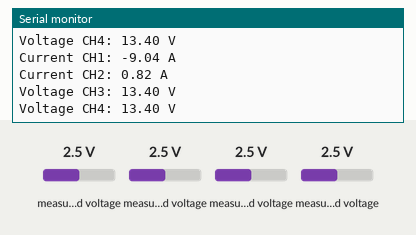
A sketch run on a simulated Arduino Uno, built for the host (arithmetic inside an expression is 32-bit, double 64-bit). On the bench: the last lines printed to the serial monitor. Wiring (inferred from the names in the program): ADS1115 converter at I2C address 0x48. The inputs (shaded band) are chosen by the test bench; at power-on: measured voltage 2.5 V.

Above: at 1.8 s.
1.9 s: measured voltage (sensor 200) set to 0.1 V
3.4 s: measured voltage (sensor 201) set to 0.1 V
At 4.7 s:
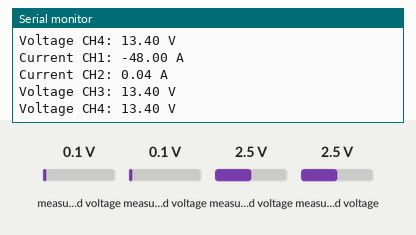
4.9 s: measured voltage (sensor 202) set to 0.1 V
At 5.7 s:
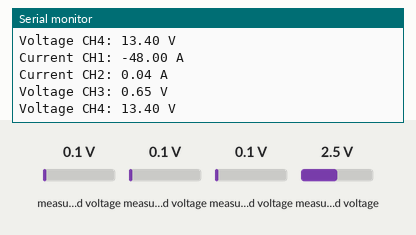
6.4 s: measured voltage (sensor 203) set to 0.1 V
At 7.8 s:
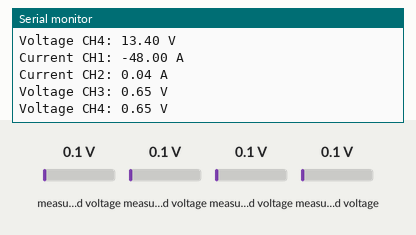
7.9 s: measured voltage (sensor 200) set to 1.2 V
9.4 s: measured voltage (sensor 201) set to 1.2 V
At 10.2 s:
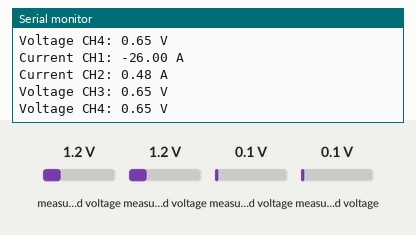
Timing chart, 0 to 11.9 s (numbered marks = the images above; inputs shaded):
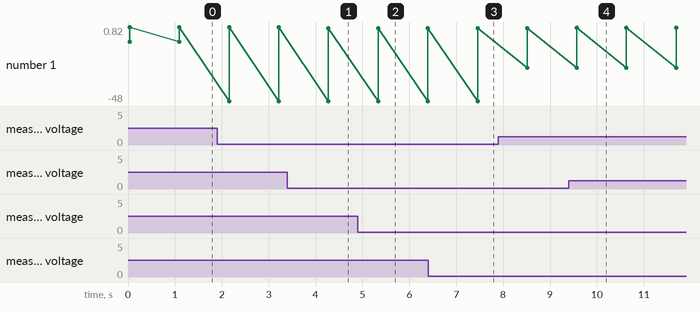

Measured:
- after the input at 3.4 s, the serial monitor: prints a new line after 0.87 s (image 1)
- after the input at 4.9 s, the serial monitor: prints a new line after 0.44 s (image 2)
- after the input at 6.4 s, the serial monitor: prints a new line after 1.1 s (image 3)
- after the input at 9.4 s, the serial monitor: prints a new line after 0.17 s (image 4)
- plotted number 1: 0.82 → 0.04 after the input at 3.4 s, 0.04 → 0.48 after the input at 9.4 s

The sketch:

ReadingADS1115.ino
```cpp
#include "ADS1115.h"

// Create an instance of the ADS1115 class
ADS1115 ads;

void setup() {
    Serial.begin(9600);
    ads.begin(); // Initialize the ADS1115
}

void loop() {
    // Read and convert data for each channel
    float current1 = ads.rawToCurrent(ads.readRaw(0), 2.5, 50, 0.001); // Channel 1
    float current2 = ads.rawToCurrent(ads.readRaw(1), 0, 50, 0.05);    // Channel 2
    float voltage3 = ads.rawToVoltage(ads.readRaw(2)) / (22.0 / 144.0); // Channel 3
    float voltage4 = ads.rawToVoltage(ads.readRaw(3)) / (22.0 / 144.0); // Channel 4

    // Print the results
    Serial.print("Current CH1: ");
    Serial.print(current1);
    Serial.println(" A");

    Serial.print("Current CH2: ");
    Serial.print(current2);
    Serial.println(" A");

    Serial.print("Voltage CH3: ");
    Serial.print(voltage3);
    Serial.println(" V");

    Serial.print("Voltage CH4: ");
    Serial.print(voltage4);
    Serial.println(" V");

    delay(1000); // Wait before the next reading
}
```

ADS1115.cpp
```cpp
#include "ADS1115.h"

ADS1115::ADS1115(uint8_t address) : _address(address) {}

void ADS1115::begin() {
    Wire1.begin(); // Initialize Wire1
}

int16_t ADS1115::readRaw(uint8_t channel) {
    uint16_t config = ADS1115_OS_START           // Start a single conversion
                    | ADS1115_MODE_SINGLESHOT    // Single-shot mode
                    | ADS1115_PGA_2_048V         // ±2.048V range
                    | ADS1115_DATARATE_1600SPS;  // 1600 samples per second

    // Set the MUX for the specified channel
    switch (channel) {
        case 0: config |= ADS1115_MUX_CH0; break;
        case 1: config |= ADS1115_MUX_CH1; break;
        case 2: config |= ADS1115_MUX_CH2; break;
        case 3: config |= ADS1115_MUX_CH3; break;
        default: return 0; // Invalid channel
    }

    // Write configuration to ADS1115
    Wire1.beginTransmission(_address);
    Wire1.write(ADS1115_REG_CONFIG);
    Wire1.write((uint8_t)(config >> 8)); // High byte
    Wire1.write((uint8_t)(config & 0xFF)); // Low byte
    Wire1.endTransmission();

    // Wait for conversion to complete
    delay(ADS1115_CONVERSION_DELAY);

    // Read conversion result
    Wire1.beginTransmission(_address);
    Wire1.write(ADS1115_REG_CONVERT);
    Wire1.endTransmission();

    Wire1.requestFrom(_address, (uint8_t)2);
    if (Wire1.available() >= 2) {
        uint16_t highByte = Wire1.read();
        uint16_t lowByte = Wire1.read();
        return (int16_t)((highByte << 8) | lowByte); // Combine bytes
    }

    return 0; // No data available
}

float ADS1115::rawToVoltage(int16_t rawValue) {
    return rawValue * 0.0000625; // 62.5 µV per count
}

float ADS1115::rawToCurrent(int16_t rawValue, float referenceVoltage, float gain, float shuntResistor) {
    float voltage = rawToVoltage(rawValue); // Convert to voltage
    return (voltage - referenceVoltage) / (gain * shuntResistor); // Calculate current
}
```

ADS1115.h
```cpp
#ifndef ADS1115_H
#define ADS1115_H

#include <Wire1.h>

/**
 * @brief Library for controlling the ADS1115 using Wire1 (ATmega328PB).
 *
 * Features:
 * - Read single-ended channels (CH0 to CH3).
 * - Convert raw ADC readings into current or voltage.
 * - Adjustable gain and reference voltage.
 */

#define ADS1115_ADDRESS 0x48 // Default I2C address for ADS1115

// Register Addresses
#define ADS1115_REG_CONVERT   0x00 // Conversion register
#define ADS1115_REG_CONFIG    0x01 // Configuration register

// Default Configurations
#define ADS1115_PGA_2_048V    0x0400 // ±2.048V range (gain)
#define ADS1115_DATARATE_1600SPS 0x0080 // 1600 samples per second
#define ADS1115_MODE_SINGLESHOT 0x0100 // Single-shot mode
#define ADS1115_OS_START      0x8000 // Start a conversion

// MUX settings for single-ended channels
#define ADS1115_MUX_CH0 0x4000
#define ADS1115_MUX_CH1 0x5000
#define ADS1115_MUX_CH2 0x6000
#define ADS1115_MUX_CH3 0x7000

// Conversion delay (in milliseconds)
#define ADS1115_CONVERSION_DELAY 8 // Minimum time for conversion to complete

class ADS1115 {
public:
    /**
     * @brief Constructor to initialize the ADS1115.
     * @param address I2C address of the ADS1115 (default: 0x48).
     */
    ADS1115(uint8_t address = ADS1115_ADDRESS);

    /**
     * @brief Initializes the Wire1 library and sets up the device.
     */
    void begin();

    /**
     * @brief Reads raw ADC value from the specified channel.
     * @param channel Channel number (0-3).
     * @return Raw ADC value (16-bit signed).
     */
    int16_t readRaw(uint8_t channel);

    /**
     * @brief Converts raw ADC value to voltage.
     * @param rawValue Raw ADC value.
     * @return Voltage in volts.
     */
    float rawToVoltage(int16_t rawValue);

    /**
     * @brief Converts raw ADC value to current based on shunt resistor and gain.
     * @param rawValue Raw ADC value.
     * @param referenceVoltage Reference voltage for the measurement (e.g., 2.5V for bidirectional currents).
     * @param gain Gain of the current sensor.
     * @param shuntResistor Shunt resistor value in ohms.
     * @return Current in amperes.
     */
    float rawToCurrent(int16_t rawValue, float referenceVoltage, float gain, float shuntResistor);

private:
    uint8_t _address; // I2C address
    void configureChannel(uint8_t channel); // Configures the ADS1115 for the specified channel
};

#endif
```
